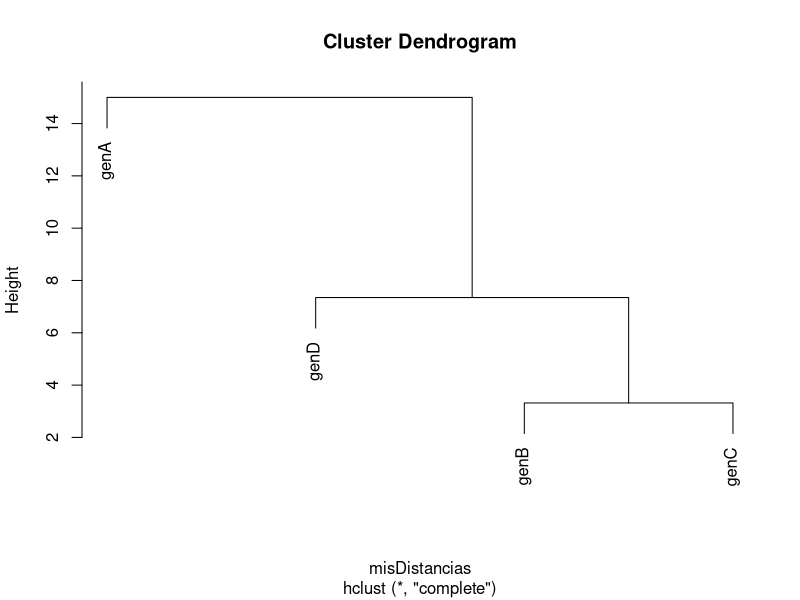
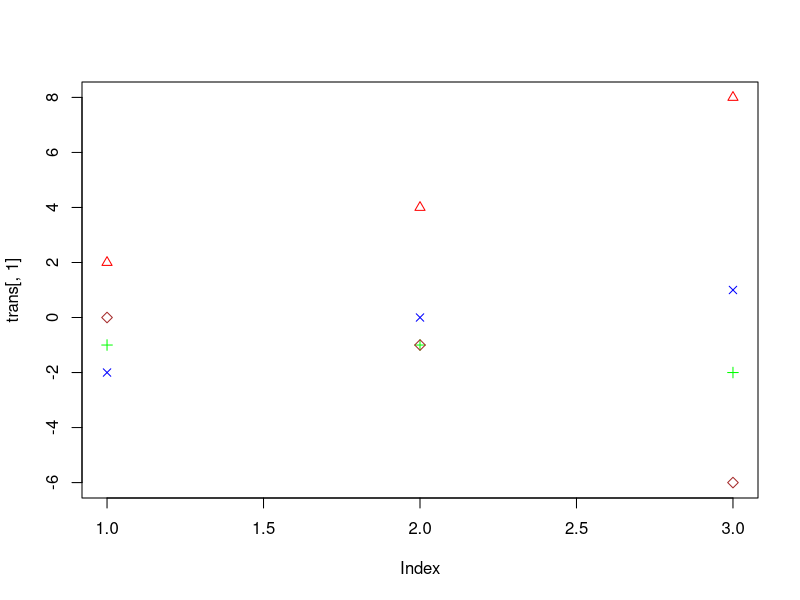
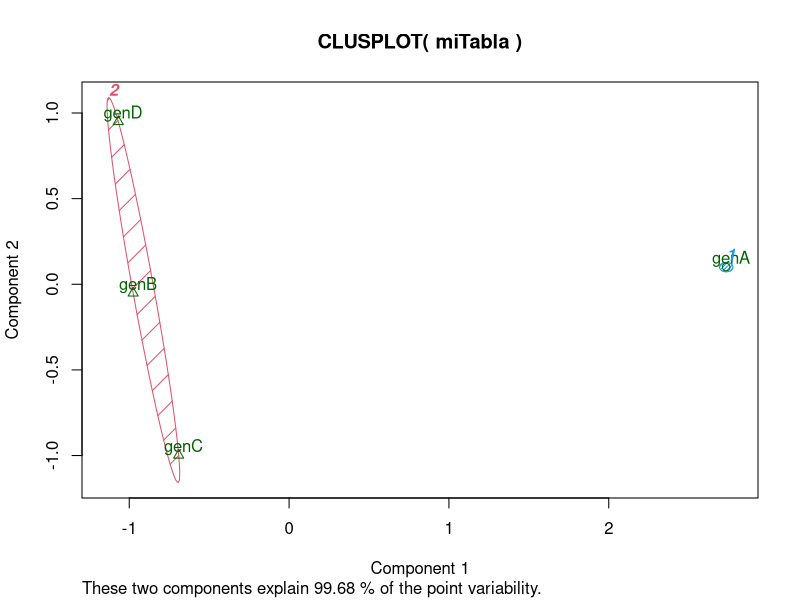
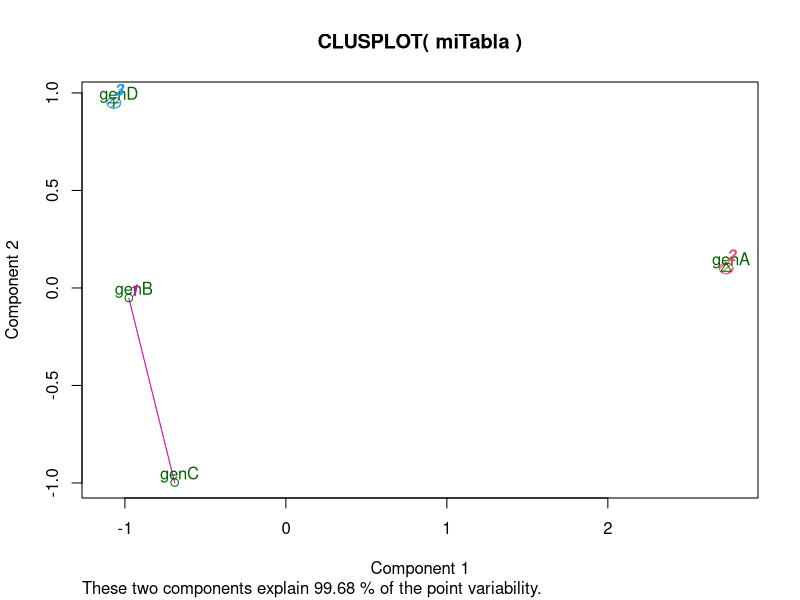
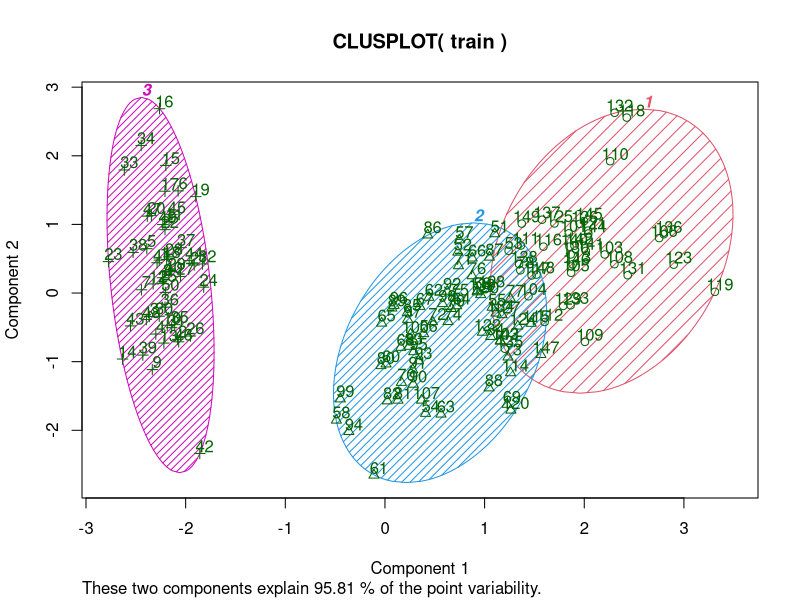
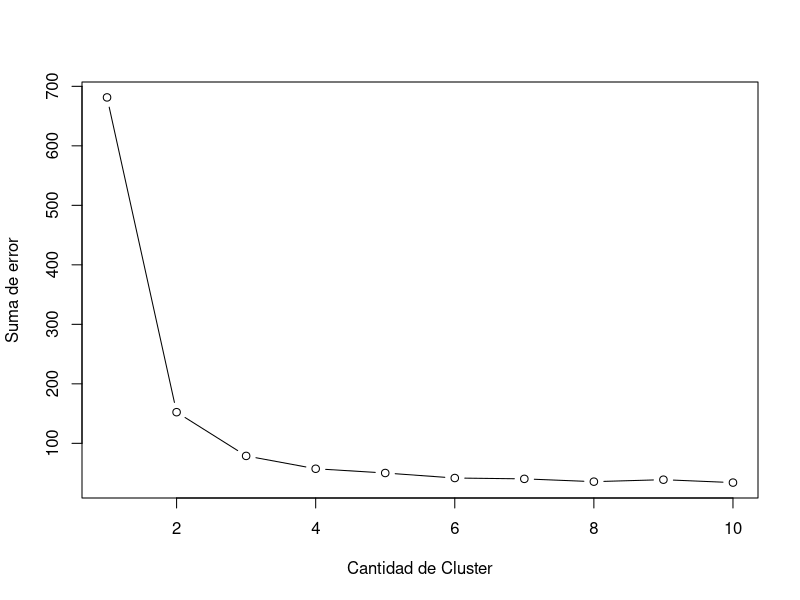
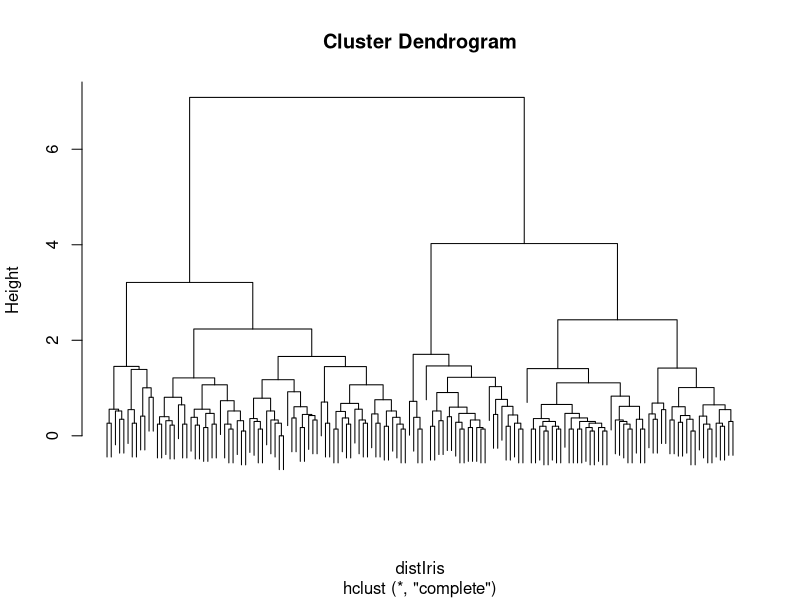
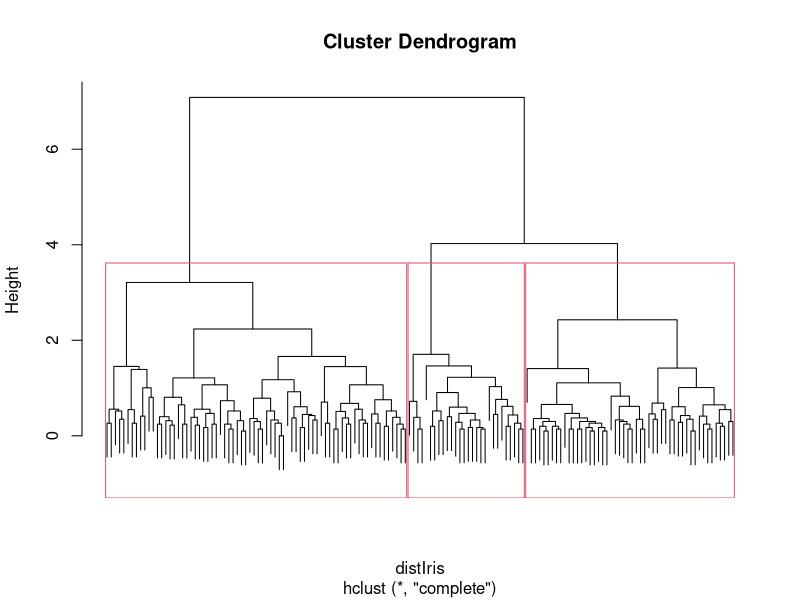

These figures' R source, in order:

miTabla = read.csv("genesDataSet.txt", sep="\t", row.names="gen")
miTabla

help(dist)
misDistancias = dist(miTabla, method="euclidean")
misDistancias

#Con la función hclust podemos crear un árbol ne el que podemos
#hacernos una posible clustering
arbolJeraquico = hclust(misDistancias, method="complete")
plot(arbolJeraquico)

#También podemos pintar los puntos en un gráfico para observarlos previamente
miTabla
trans=t(miTabla)
trans
plot(trans[,1], col = "red", ylim = c(min(miTabla),max(miTabla)), pch = 2)
points(trans[,2], col = "green", pch = 3)
points(trans[,3], col = "blue", pch = 4)
points(trans[,4], col = "brown", pch = 5)


#KMEANS
help("kmeans")
kme2 = kmeans(miTabla,2)
kme2
kme3 = kmeans(miTabla,3)
kme3

#Pintamos los clustes obtenidos
library(cluster)
clusplot(miTabla, kme2$cluster, color=TRUE, shade=TRUE, labels=2, lines=0)
clusplot(miTabla, kme3$cluster, color=TRUE, shade=TRUE, labels=2, lines=0)

#Iris
iris
#Eliminamos la variable categórica
train = iris[, -5]
y = iris$Species
train

#Entrenamos el modelo
fit = kmeans(train, 3)
fit

clusplot(train, fit$cluster, color=TRUE, shade=TRUE, labels=2, lines=0)
table(y, fit$cluster)

#Es dificil, a la hora de aplicar clustering, saber el número de clusters que estamos buscando. Para ello, existen algunos metodos que intentan ayudarnos, pero no hay nada fijo. Nosotros, podemos usar la variable withinss resultante de aplicar el modelo.
maxClust=10
Error = NULL
for(i in 1:maxClust) {
  Error[i] = sum(kmeans(train, i)$withinss)
}
Error
plot(1:maxClust, Error, type="b", 
     xlab="Cantidad de Cluster", 
     ylab="Suma de error")

#AGRUPACIÓN JERÁRQUICA
#######
####### Agrupación jerárquica.
#######

# De nuevo, podemos volver a pintar el arbol
distIris = dist(train, method = "euclidean")
distIris
arbolIris = hclust(distIris, method = "complete")
plot(arbolIris, labels = FALSE)

# También podemos usar la función cutree para conseguir la clusterización.

grupos = cutree(arbolIris, k = 3)
grupos
plot(arbolIris, labels = FALSE)
# La pintamos
rect.hclust(arbolIris, k = 3)


table(grupos, iris[,5])
